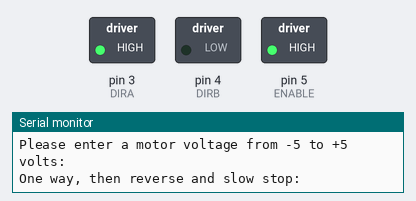
Bench run of a sketch on a simulated Arduino Uno, built with avr-gcc and run on an emulated ATmega328P. On the bench: switched loads named in the sketch (green lamp = pin HIGH), the last lines printed to the serial monitor.

Above: at 1.0 s.
At 3.0 s:
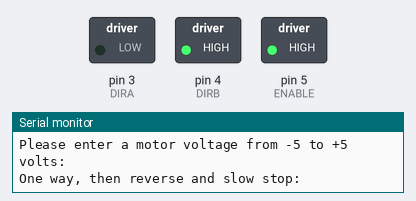
At 9.2 s:
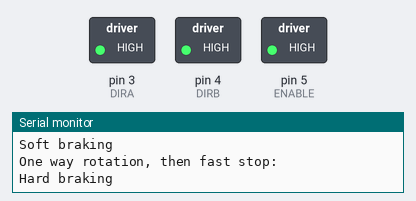
At 16.0 s:
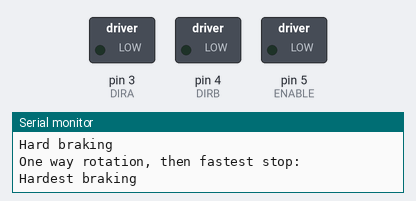
Timing chart, 0 to 22.8 s (numbered marks = the images above):
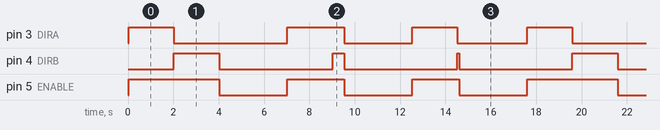

Measured:
- by itself, pin 3 (DIRA): repeats every 17.6 s: LOW 5.0 s, HIGH 2.5 s, LOW 3.0 s, HIGH 2.0 s, LOW 3.1 s, HIGH 2.0 s
- by itself, pin 4 (DIRB): repeats every 17.6 s: LOW 5.0 s, HIGH 0.50 s, LOW 5.0 s, HIGH 0.07 s, LOW 5.0 s, HIGH 2.0 s
- by itself, pin 5 (ENABLE): repeats every 17.6 s: LOW 3.0 s, HIGH 2.5 s, LOW 3.0 s, HIGH 2.1 s, LOW 3.0 s, HIGH 4.0 s

The sketch:

StopTestMotor.ino
```cpp
#define ENABLE 5
#define DIRA 3
#define DIRB 4

const float MaxV = 5.0;
const float deadband = 1.2;

void setup() {
pinMode(ENABLE,OUTPUT);
pinMode(DIRA,OUTPUT);
pinMode(DIRB,OUTPUT);
Serial.begin(9600);

Serial.println("Please enter a motor voltage from -5 to +5 volts:");
}

void loop() { //---back and forth example
Serial.println("One way, then reverse and slow stop: ");
digitalWrite(ENABLE,HIGH); // enable on motor control
digitalWrite(DIRA,HIGH); //one way rotation at full speed
digitalWrite(DIRB,LOW);
delay(2000);

digitalWrite(DIRA,LOW); //reverse way rotation at full speed
digitalWrite(DIRB,HIGH);
delay(2000);

Serial.println("Soft braking");
digitalWrite(DIRA,LOW);
digitalWrite(DIRB,LOW);
digitalWrite(ENABLE,LOW); // soft brake for slow motor stop
delay(3000);

Serial.println("One way rotation, then fast stop: ");
digitalWrite(ENABLE,HIGH); //enable on motor control
digitalWrite(DIRA,HIGH);
digitalWrite(DIRB,LOW); //one way rotation at full speed
delay(2000);

Serial.println("Hard braking");
digitalWrite(DIRA,HIGH);
digitalWrite(DIRB,HIGH); //hard brake for fast motor stop
delay(500);

digitalWrite(DIRA,LOW);
digitalWrite(DIRB,LOW);
digitalWrite(ENABLE,LOW); //enable off
delay(3000);

Serial.println("One way rotation, then fastest stop: ");
digitalWrite(ENABLE,HIGH); //enable on motor control
digitalWrite(DIRA,HIGH);
digitalWrite(DIRB,LOW); //one way rotation at full speed
delay(2000);

Serial.println("Hardest braking");
digitalWrite(DIRA,LOW);
digitalWrite(DIRB,HIGH); //hardest brake for fastest motor stop
delay(70);

digitalWrite(DIRA,LOW);
digitalWrite(DIRB,LOW);
digitalWrite(ENABLE,LOW); //enable off
delay(3000);
}
```
